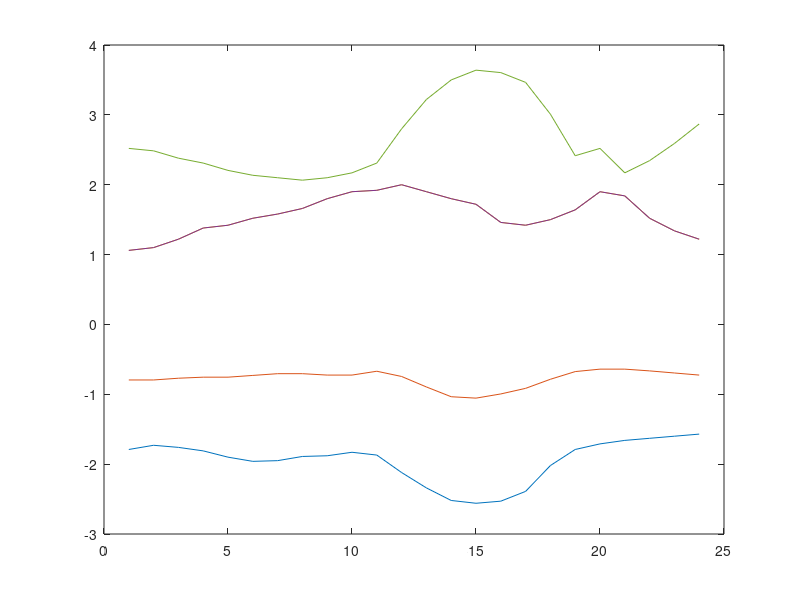
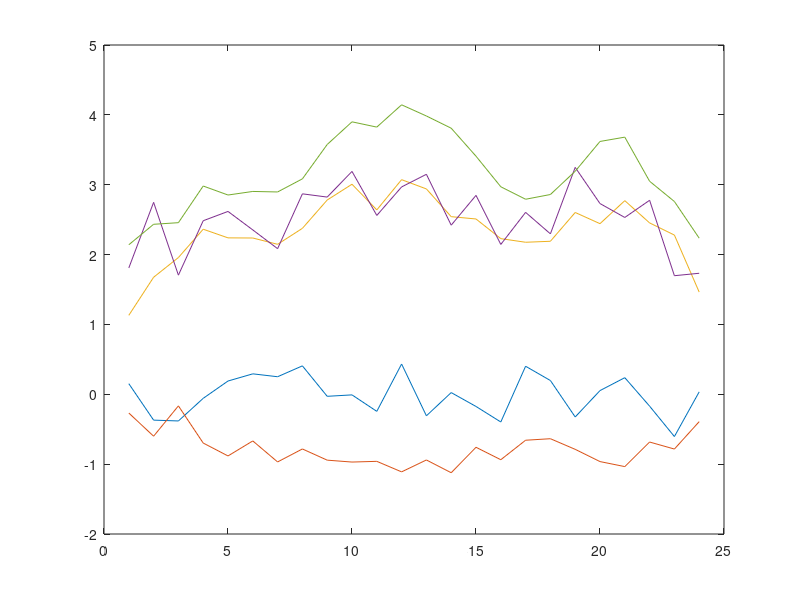
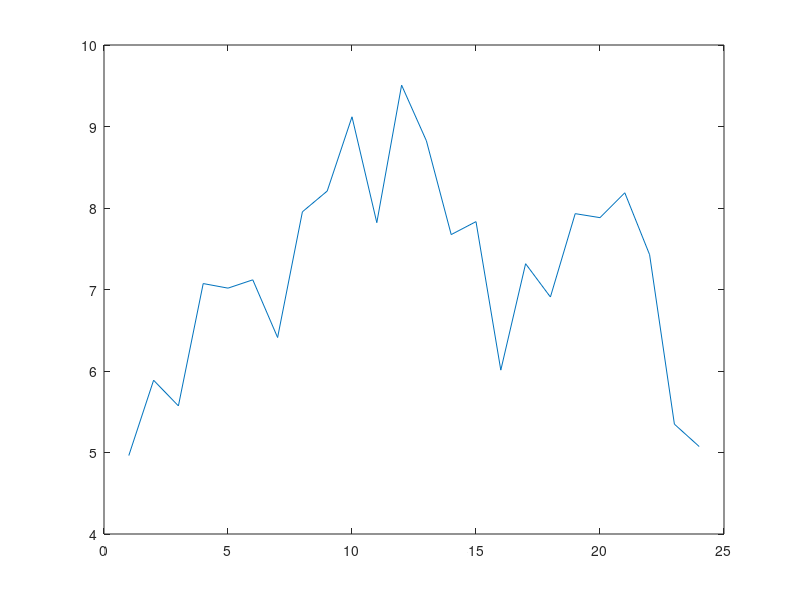

Here is the MATLAB script that generated these plots, in order: (Note: this script raises an error after producing the figures.)
%% General parameter
close all
error = 1e-8;

Num_t = 24;

Num_m = 30;

m_C = 0.01;
m_sigma = 1; %



delta = 0.95; %
xi = delta; %

Gamma_T = sqrt(Num_t*(1-delta)*(1+Num_t-Num_t*xi)/(1-xi));

%% Parameter for generator

Num_i = 3;

rho = [30;35;25]*ones(1,Num_t); % dollar/1 MW
rhop = rho;
rhon = [0;0;0]*ones(1,Num_t);
gammap = [0;0;1]*ones(1,Num_t);
gamman = [0;0;1]*ones(1,Num_t);

p_max = [7;7;8]; % MW
p_min = 0.4 * p_max;
r_max = 0.5 * p_max; % reserve
R_max = 0.5 * p_max; % ramp

penalty_curtailment = 100; 

%% Parameter for prosumer

Num_j = 5;
d_mean = zeros(5,24);
d_mean(1,:) = (-1)*[0.79,0.73,0.76,0.81,0.90,0.96,0.95,0.89,0.88,0.83,0.87,1.12,...
    1.34,1.52,1.56,1.53,1.39,1.02,0.79,0.71,0.66,0.63,0.60,0.57]-1;
d_mean(2,:) = (-0.5)*[0.59,0.59,0.54,0.51,0.51,0.46,0.41,0.41,0.45,0.45,0.34,0.49,...
    0.79,1.07,1.11,0.99,0.83,0.57,0.35,0.28,0.28,0.33,0.39,0.45]-0.5;
d_mean(3,:) = 2*[0.53,0.55,0.61,0.69,0.71,0.76,0.79,0.83,0.90,0.95,0.96,1.00,...
    0.95,0.90,0.86,0.73,0.71,0.75,0.82,0.95,0.92,0.76,0.67,0.61];
d_mean(4,:) = 2*[0.53,0.55,0.61,0.69,0.71,0.76,0.79,0.83,0.90,0.95,0.96,1.00,...
    0.95,0.90,0.86,0.73,0.71,0.75,0.82,0.95,0.92,0.76,0.67,0.61];
d_mean(5,:) = 3.5*[0.72,0.71,0.68,0.66,0.63,0.61,0.60,0.59,0.60,0.62,0.66,0.80,...
    0.92,1.00,1.04,1.03,0.99,0.86,0.69,0.72,0.62,0.67,0.74,0.82];
figure;
plot(d_mean');
sigma_2D = [0.08; 0.02; 0.04; 0.09; 0.01];
% d_real = normrnd(d_mean,sqrt(sigma_2D)*ones(1,Num_t));
% d_real(1,d_real(1,:)>0) = 0;
% d_real(2,d_real(2,:)>0) = 0;
% save('d_real.mat','d_real');
load('d_real.mat','d_real');
figure;
plot(d_real');
figure;
plot(sum(d_real,1));
sigma_D = sqrt(sigma_2D);
Gamma_S = sqrt(Num_j*(1-delta)*(1+Num_j-Num_j*xi)/(1-xi));

%% Parameter for power system

mpc = loadcase('case5.m');

% Bus
[Nbus,~] = size(mpc.bus);
PD = [2.2*3;1.8*3;0.5;0;0] * ones(1, 24); % P demand

% Branch
Ibranch = mpc.branch(:, 1: 2); % branch: from bus, to bus
[Nbranch, ~] = size(Ibranch);
BR_R = mpc.branch(:, 3);
BR_X = mpc.branch(:, 4);
Gbranch = BR_R ./ (BR_R .* BR_R + BR_X .* BR_X);
Bbranch = - BR_X ./ (BR_R .* BR_R + BR_X .* BR_X);
Sbranch = 20 * ones(size(Gbranch)); %
IFrom = zeros(Nbranch, Nbus);
ITo = zeros(Nbranch, Nbus);
for i = 1: Nbranch
    IFrom(i, Ibranch(i, 1)) = 1;
    ITo(i, Ibranch(i, 2)) = 1;
end
PTDF = zeros(Nbranch+Nbus-1,Nbus);
Arel = IFrom(:,2:Nbus)-ITo(:,2:Nbus);
Mrel = [Arel',zeros(Nbus-1,Nbus-1);diag(BR_X),Arel];
for i = 2:Nbus
    erel = zeros(Nbranch+Nbus-1,1);
    erel(i-1) = 1;
    PTDF(:,i) = Mrel\erel;
end
PTDF = PTDF(1:Nbranch,:);

% Generator
Igen = [3; 4; 5];
assert(length(Igen) == Num_i);
Igenbus = zeros(Num_i,Nbus);
for i = 1: Num_i
    Igenbus(i, Igen(i)) = 1;
end

% Prosumer
Ipro = [1; 2; 3; 4; 5];
assert(length(Ipro) == Num_j);
Iprobus = zeros(Num_j,Nbus);
for j = 1: Num_j
    Iprobus(j, Ipro(j)) = 1;
end

%% Parameter for computation

eta_lower = -1000;
M = 1e6;

%% Parameter for linearization

C_m = zeros(Num_j,Num_m);
d_h_m = zeros(Num_j,Num_m);
tau_m = zeros(Num_j,Num_m);
sigma_m = zeros(Num_j,Num_m);
d_e_n = zeros(Num_j,Num_m,Num_t);
for j = 1: Num_j
    tau_m(j,:) = linspace(0.001,0.999,Num_m);
    sigma_m(j,:) = sqrt(sigma_2D(j)./tau_m(j,:)-sigma_2D(j));
    C_m(j,:) = m_C./power(sigma_m(j,:),2);

    d_h_m(j,:) = sqrt(tau_m(j,:).*(1-tau_m(j,:)).*(sigma_2D(j)+power(sigma_m(j,:),2))/(1-delta));
    for t = 1: Num_t
        d_e_n(j,:,t) = (1-tau_m(j,:))*d_mean(j,t)+tau_m(j,:).*(d_real(j,t)+m_sigma*sigma_m(j,:));
    end
end
sigma_mn = zeros(Num_m,Num_m,Num_j,Num_t);
for t = 1: Num_t
    for j = 1: Num_j
        for m = 1: Num_m
            for n = 1: Num_m
                sigma_mn(m,n,j,t) = C_m(j,m)+m_penalty*power(d_e_n(j,n,t)-(1-tau_m(j,m))*d_mean(j,t)-tau_m(j,m)*(d_real(j,t)+m_sigma*sigma_m(j,m)),2);
            end
        end
    end
end
